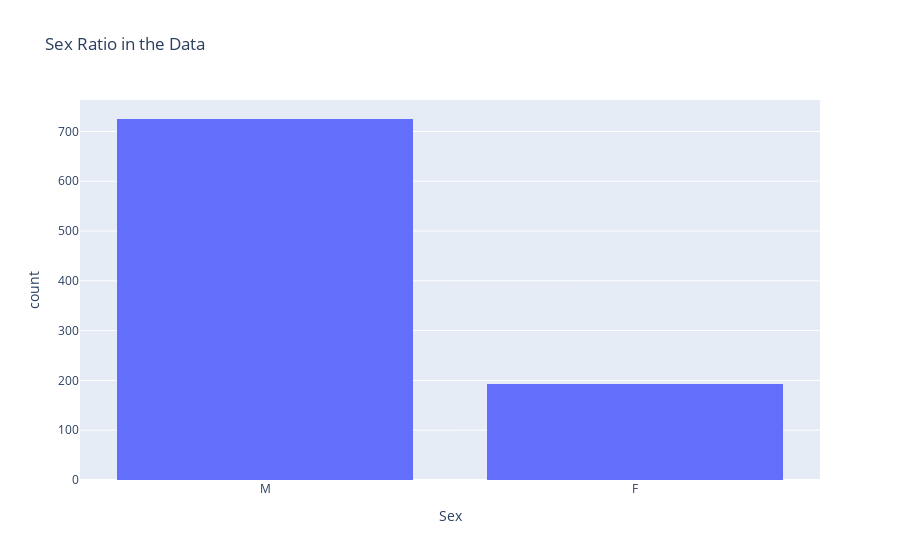

The notebook cell this image was saved under:
### Markdown cell above
Sex Ratio of Dataset

### Code cell
fig = px.histogram(df,
                   x="Sex",
                   hover_data=df.columns,
                   title="Sex Ratio in the Data")
fig.show()

### Figure 1 — Plotly figure (JSON) as saved in the notebook; plotly's stock layout.template omitted (floating-point values rounded to 4 significant figures; data arrays with more than 128 entries replaced by an {"elided": "..."} marker saying what was removed)
{"data": [{"alignmentgroup": "True", "bingroup": "x", "hovertemplate": "Sex=%{x}<br>count=%{y}<extra></extra>", "legendgroup": "", "marker": {"color": "#636efa", "pattern": {"shape": ""}}, "name": "", "offsetgroup": "", "orientation": "v", "showlegend": false, "type": "histogram", "x": {"elided": "918 str values"}, "xaxis": "x", "yaxis": "y"}], "layout": {"barmode": "relative", "legend": {"tracegroupgap": 0}, "title": {"text": "Sex Ratio in the Data"}, "xaxis": {"anchor": "y", "domain": [0, 1], "title": {"text": "Sex"}}, "yaxis": {"anchor": "x", "domain": [0, 1], "title": {"text": "count"}}}}
